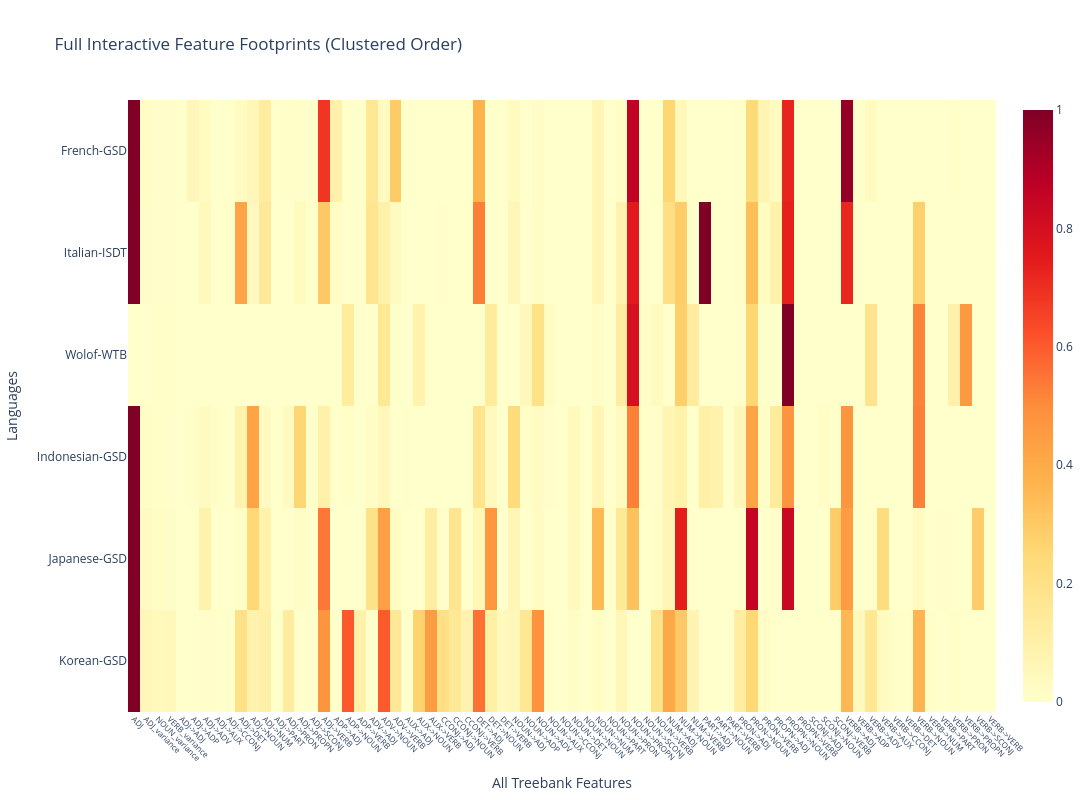

Write notebook code for a chart like this one.
### Code cell
import plotly.graph_objects as go
from scipy.cluster.hierarchy import linkage, leaves_list
from scipy.spatial.distance import squareform
from sklearn.preprocessing import Normalizer
import pandas as pd

def plot_full_interactive_heatmap(pos_df, dist_matrix):
    """
    Shows ALL features from pos_df, but ordered by the dendrogram logic.
    """
    # 1. Handle NaNs for the full dataset
    plot_data = pos_df.fillna(0)
    
    # 2. Reorder Rows (Languages) based on the distance matrix
    # This ensures Wolof, French, etc. stay in their typological groups
    condensed_dist = squareform(dist_matrix, force='tovector')
    Z = linkage(condensed_dist, method='ward')
    order = leaves_list(Z)
    
    ordered_df = plot_data.iloc[order]
    
    # 3. Row-wise Normalization (so we can see French ADJ-ADP vs ADJ-VERB)
    scaler = Normalizer(norm='max')
    normalized_values = scaler.fit_transform(ordered_df)
    
    # 4. Create the Plotly figure
    fig = go.Figure(data=go.Heatmap(
        z=normalized_values,
        x=ordered_df.columns,
        y=ordered_df.index,
        colorscale='YlOrRd',
        # customdata stores the original unscaled weights for the hover
        customdata=ordered_df.values,
        hovertemplate=(
            "<b>Language:</b> %{y}<br>" +
            "<b>Feature:</b> %{x}<br>" +
            "<b>Normalized Intensity:</b> %{z:.4f}<br>" +
            "<b>Original Value:</b> %{customdata:.4f}<extra></extra>"
        )
    ))
    
    fig.update_layout(
        title='Full Interactive Feature Footprints (Clustered Order)',
        xaxis_title='All Treebank Features',
        yaxis_title='Languages',
        width=1600, # Increased width to accommodate more features
        height=800,
        xaxis=dict(tickangle=45, tickfont=dict(size=8)) # Smaller font for many features
    )
    
    fig.show()

    return fig

# Run with your full dataframe
fig = plot_full_interactive_heatmap(pos_df, distance_matrix)

### Figure 1 — Plotly figure (JSON) as saved in the notebook; plotly's stock layout.template omitted (floating-point values rounded to 4 significant figures; data arrays with more than 128 entries replaced by an {"elided": "..."} marker saying what was removed)
{"data": [{"colorscale": [[0, "rgb(255,255,204)"], [0.125, "rgb(255,237,160)"], [0.25, "rgb(254,217,118)"], [0.375, "rgb(254,178,76)"], [0.5, "rgb(253,141,60)"], [0.625, "rgb(252,78,42)"], [0.75, "rgb(227,26,28)"], [0.875, "rgb(189,0,38)"], [1, "rgb(128,0,38)"]], "customdata": {"elided": "6x73 float values"}, "hovertemplate": "<b>Language:</b> %{y}<br><b>Feature:</b> %{x}<br><b>Normalized Intensity:</b> %{z:.4f}<br><b>Original Value:</b> %{customdata:.4f}<extra></extra>", "type": "heatmap", "x": ["ADJ", "ADJ_variance", "NOUN_variance", "VERB_variance", "ADJ->ADJ", "ADJ->ADP", "ADJ->ADV", "ADJ->AUX", "ADJ->CCONJ", "ADJ->DET", "ADJ->NOUN", "ADJ->NUM", "ADJ->PART", "ADJ->PRON", "ADJ->PROPN", "ADJ->SCONJ", "ADJ->VERB", "ADP->ADJ", "ADP->NOUN", "ADP->VERB", "ADV->ADJ", "ADV->NOUN", "ADV->VERB", "AUX->ADJ", "AUX->NOUN", "AUX->VERB", "CCONJ->ADJ", "CCONJ->NOUN", "CCONJ->VERB", "DET->ADJ", "DET->NOUN", "DET->VERB", "NOUN->ADJ", "NOUN->ADP", "NOUN->ADV", "NOUN->AUX", "NOUN->CCONJ", "NOUN->DET", "NOUN->NOUN", "NOUN->NUM", "NOUN->PART", "NOUN->PRON", "NOUN->PROPN", "NOUN->SCONJ", "NOUN->VERB", "NUM->ADJ", "NUM->NOUN", "NUM->VERB", "PART->ADJ", "PART->NOUN", "PART->VERB", "PRON->ADJ", "PRON->NOUN", "PRON->VERB", "PROPN->ADJ", "PROPN->NOUN", "PROPN->VERB", "SCONJ->ADJ", "SCONJ->NOUN", "SCONJ->VERB", "VERB->ADJ", "VERB->ADP", "VERB->ADV", "VERB->AUX", "VERB->CCONJ", "VERB->DET", "VERB->NOUN", "VERB->NUM", "VERB->PART", "VERB->PRON", "VERB->PROPN", "VERB->SCONJ", "VERB->VERB"], "y": ["Korean-GSD", "Japanese-GSD", "Indonesian-GSD", "Wolof-WTB", "Italian-ISDT", "French-GSD"], "z": {"elided": "6x73 float values"}}], "layout": {"height": 800, "title": {"text": "Full Interactive Feature Footprints (Clustered Order)"}, "width": 1600, "xaxis": {"tickangle": 45, "tickfont": {"size": 8}, "title": {"text": "All Treebank Features"}}, "yaxis": {"title": {"text": "Languages"}}}}
